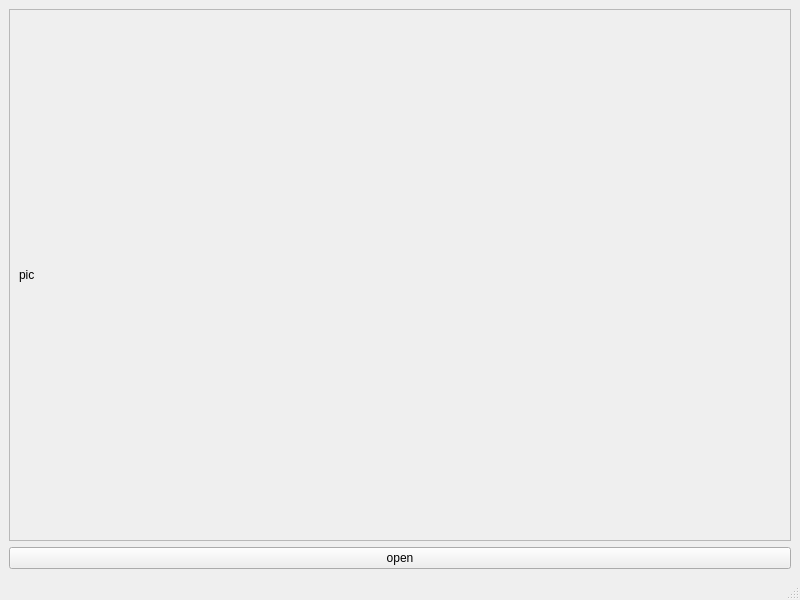
<?xml version="1.0" encoding="UTF-8"?>
<ui version="4.0">
 <class>MainWindow</class>
 <widget class="QMainWindow" name="MainWindow">
  <property name="geometry">
   <rect>
    <x>0</x>
    <y>0</y>
    <width>800</width>
    <height>600</height>
   </rect>
  </property>
  <property name="windowTitle">
   <string>MainWindow</string>
  </property>
  <widget class="QWidget" name="centralwidget">
   <layout class="QVBoxLayout" name="verticalLayout">
    <item>
     <widget class="QScrollArea" name="scrollArea">
      <property name="widgetResizable">
       <bool>true</bool>
      </property>
      <widget class="QWidget" name="scrollAreaWidgetContents">
       <property name="geometry">
        <rect>
         <x>0</x>
         <y>0</y>
         <width>780</width>
         <height>507</height>
        </rect>
       </property>
       <layout class="QVBoxLayout" name="verticalLayout_2">
        <item>
         <widget class="QLabel" name="lblImage">
          <property name="text">
           <string>pic</string>
          </property>
          <property name="scaledContents">
           <bool>false</bool>
          </property>
         </widget>
        </item>
       </layout>
      </widget>
     </widget>
    </item>
    <item>
     <widget class="QPushButton" name="btnOpen">
      <property name="text">
       <string>open</string>
      </property>
     </widget>
    </item>
   </layout>
  </widget>
  <widget class="QMenuBar" name="menubar">
   <property name="geometry">
    <rect>
     <x>0</x>
     <y>0</y>
     <width>800</width>
     <height>22</height>
    </rect>
   </property>
  </widget>
  <widget class="QStatusBar" name="statusbar"/>
 </widget>
 <resources/>
 <connections/>
</ui>
